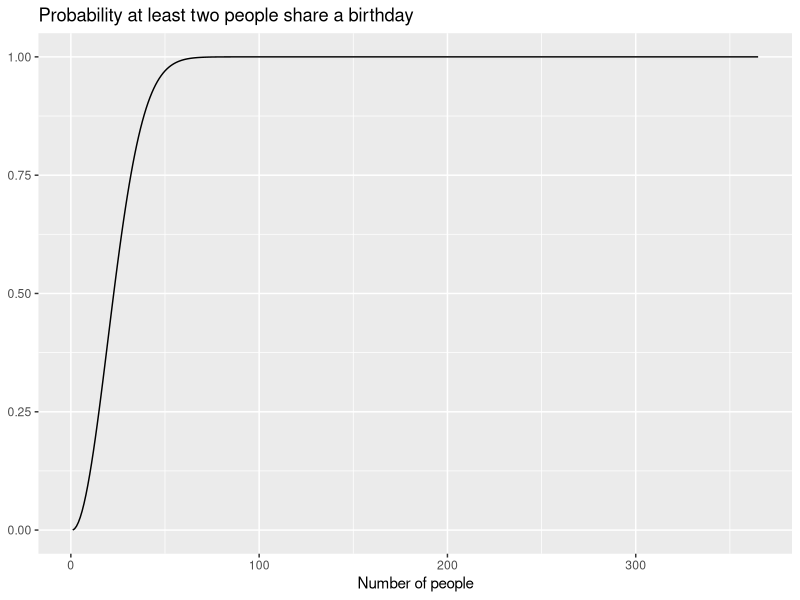

Reproduce this figure in R. (Note: this script raises an error after producing the figure.)
## ---- chunk 1
library(tidyverse)
library(patchwork)
library(here)
library(gganimate)
## ---- chunk 2
# calculate probability that all individuals have a unique birthday
unique_birthdays <- function(n) {
  # define series in the numerator
  choices <- seq(from = 365, to = (365 - n + 1), by = -1)

  # calculate numerator
  numerator <- prod(choices)

  # calculate probability
  prob_unique <- numerator / 365^n

  # for n > 130, R cannot calculate the numerator or denominator
  # approaches Inf. Inf / Inf = NaN
  # replace with 0
  prob_unique <- ifelse(is.nan(prob_unique), 0, prob_unique)

  return(prob_unique)
}

# generate data values
birthday_probs <- tibble(n = seq(from = 1, to = 365, by = 1)) %>%
  mutate(prob = map_dbl(n, unique_birthdays))

# draw the graph
ggplot(data = birthday_probs, mapping = aes(x = n, y = 1 - prob)) +
  geom_line() +
  labs(
    title = "Probability at least two people share a birthday",
    x = "Number of people",
    y = NULL
  )
## ---- chunk 3
knitr::include_graphics(path = "images/tom-brady.jpeg")
## ---- chunk 4
knitr::include_graphics(path = "images/uswnt.jpeg")
## ---- chunk 5
knitr::include_graphics("https://imgs.xkcd.com/comics/modified_bayes_theorem.png")
